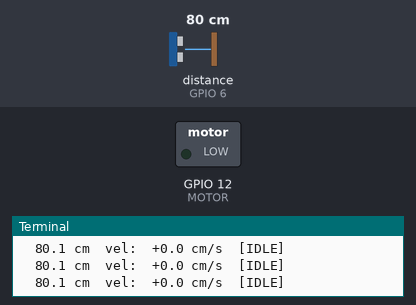
A program run on a simulated Raspberry Pi (BCM pin numbers). Parts: switched loads named in the program (green lamp = pin HIGH), the last lines printed to the terminal. The test bench sets the inputs (shaded band); at power-on: distance to the obstacle (sensor on GPIO 6) 80 cm. The echo pulse lasts 58.3 µs per cm; the clock reads 2024-03-15 10:24:30 at power-on unless the program sets it; pins used as bus, display or sensor lines are not drawn.

Above: at 3.2 s.
3.3 s: distance to the obstacle (sensor on GPIO 6) set to 37 cm
At 4.8 s:
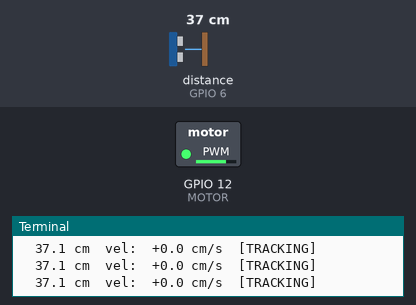
Timing chart, 0 to 9.9 s (numbered marks = the images above; inputs shaded):
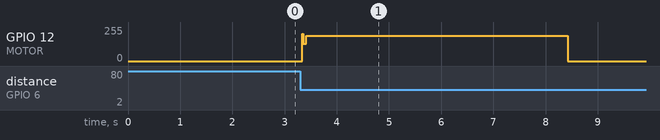

The program:

rear_safety.py
```python
"""
Rear Safety Loop — Smart approach detection for Raspberry Pi 4B
================================================================
Runs on the Pi belt unit. Monitors a rear-facing HC-SR04 ultrasonic sensor
and drives a vibration motor via PWM proportional to obstacle proximity.

Uses the same state-machine logic as the RP2040 forward safety modules
(safety_loop_rp2040.py) but adapted for RPi.GPIO and a vibration motor
instead of a buzzer.

State Machine:
  IDLE     — nothing in range (<100cm), motor off
  NOTICED  — object entered 100cm AND closing at >15cm/s
             → short vibration pulse to notify user
  TRACKING — object breached 70cm inner boundary
             → vibration intensity proportional to distance
             → static objects (still for 5s) silence the motor
             → movement resumes → motor reactivates

Vibration Intensity (TRACKING state):
  <20cm  = 100% duty (danger — stop!)
  <40cm  = 75% duty (close)
  <70cm  = 50% duty (warning)
  <100cm = 25% duty (far)
  >100cm = off

Hardware:
  Sensor:  HC-SR04 — TRIG=GPIO5, ECHO=GPIO6
  Motor:   Vibration motor via MOSFET — GPIO12 (PWM, 1kHz)

Run:  sudo python3 rear_safety.py
Deploy as service:
  sudo cp rear_safety.service /etc/systemd/system/
  sudo systemctl enable rear_safety
  sudo systemctl start rear_safety

Note: AI assistance (Claude) was used to help develop this script.
"""

import RPi.GPIO as GPIO
import time

GPIO.setmode(GPIO.BCM)
GPIO.setwarnings(False)

# --- Pins ---
TRIG = 5
ECHO = 6
MOTOR = 12  # PWM-capable pin for vibration motor

GPIO.setup(TRIG, GPIO.OUT)
GPIO.setup(ECHO, GPIO.IN)
GPIO.setup(MOTOR, GPIO.OUT)

GPIO.output(TRIG, False)
GPIO.output(MOTOR, False)

# PWM for vibration motor (1kHz carrier frequency)
motor_pwm = GPIO.PWM(MOTOR, 1000)
motor_pwm.start(0)

# --- Tunable parameters ---
NOTICE_DIST = 100       # cm — outer detection boundary
TRACK_DIST = 70         # cm — inner boundary, activates proportional vibration
APPROACH_RATE = -15.0   # cm/s — closing speed threshold to trigger NOTICED
HISTORY_SIZE = 10       # Rolling window for smoothing + velocity calculation
APPROACH_COUNT = 3      # Consecutive approaching readings needed before NOTICED
NO_READING_TIMEOUT = 0.5  # seconds — reset to IDLE if sensor goes silent
STATIC_TIMEOUT = 5.0    # seconds — if object holds still this long, go quiet
POLL_INTERVAL = 0.01    # seconds — sensor poll rate (~100Hz)

# Vibration intensity by zone (duty cycle percentage)
ZONE_DUTY = [
    (20,  100),   # DANGER: full vibration
    (40,  75),    # CLOSE: strong vibration
    (70,  50),    # WARNING: moderate vibration
    (100, 25),    # FAR: light vibration
]

# Notify pulse: 3 quick vibrations (duration in seconds)
NOTIFY_PATTERN = [0.08, 0.08, 0.08, 0.08, 0.08]  # on, off, on, off, on

# States
IDLE = 0
NOTICED = 1
TRACKING = 2
state_names = {IDLE: "IDLE", NOTICED: "NOTICED", TRACKING: "TRACKING"}

# --- Sensor ---
def get_distance():
    """Measure distance using HC-SR04. Returns cm or None on timeout."""
    GPIO.output(TRIG, True)
    time.sleep(0.00001)  # 10us trigger pulse
    GPIO.output(TRIG, False)

    # Wait for echo to go HIGH
    timeout = time.time() + 0.02
    while GPIO.input(ECHO) == 0:
        pulse_start = time.time()
        if time.time() > timeout:
            return None

    # Measure echo HIGH duration
    timeout = time.time() + 0.02
    while GPIO.input(ECHO) == 1:
        pulse_end = time.time()
        if time.time() > timeout:
            return None

    # Convert to cm: sound speed ~343m/s, round trip / 2
    distance = (pulse_end - pulse_start) * 17150
    return round(distance, 2)


# --- History + velocity ---
history = []  # [(distance_cm, timestamp_s), ...]

def update_history(dist):
    now = time.time()
    history.append((dist, now))
    if len(history) > HISTORY_SIZE:
        history.pop(0)

def avg_distance():
    if not history:
        return None
    return sum(d for d, _ in history) / len(history)

def approach_velocity():
    """cm/s from oldest to newest. Negative = closing."""
    if len(history) < 3:
        return 0.0
    d_old, t_old = history[0]
    d_new, t_new = history[-1]
    dt = t_new - t_old
    if dt < 0.01:
        return 0.0
    return (d_new - d_old) / dt


# --- Motor control ---
def set_motor(duty):
    """Set vibration motor duty cycle (0-100)."""
    motor_pwm.ChangeDutyCycle(duty)

def get_zone_duty(dist):
    """Return vibration duty cycle for distance. 0 = off."""
    if dist is None:
        return 0
    for max_dist, duty in ZONE_DUTY:
        if dist < max_dist:
            return duty
    return 0


# --- Main loop ---
print()
print("  Rear Safety Loop — vibration motor")
print(f"  Sensor: GPIO{TRIG}/{ECHO}")
print(f"  Motor:  GPIO{MOTOR} (PWM)")
print(f"  Zones: <20cm=100%, <40cm=75%, <70cm=50%, <100cm=25%")
print()

state = IDLE
approach_streak = 0
last_reading_time = time.time()
static_since = 0
is_static = False

# Notify state
notify_step = -1
notify_start = 0.0

# Let sensor settle
time.sleep(2)

try:
    print_throttle = 0

    while True:
        now = time.time()
        dist = get_distance()

        # Update history
        if dist is not None:
            last_reading_time = now
            update_history(dist)

        smooth = avg_distance()
        vel = approach_velocity()

        # No reading timeout → IDLE
        if now - last_reading_time > NO_READING_TIMEOUT:
            if state != IDLE:
                state = IDLE
                set_motor(0)
                history.clear()

        # --- State machine ---
        if state == IDLE:
            set_motor(0)
            if smooth is not None and smooth < NOTICE_DIST and vel < APPROACH_RATE:
                approach_streak += 1
            else:
                approach_streak = 0
            if approach_streak >= APPROACH_COUNT:
                state = NOTICED
                notify_step = 0
                notify_start = now
                approach_streak = 0

        elif state == NOTICED:
            # Run notify pulse pattern (non-blocking)
            notifying = False
            if notify_step >= 0:
                elapsed = now - notify_start
                total = 0
                for i, duration in enumerate(NOTIFY_PATTERN):
                    total += duration
                    if elapsed < total:
                        # Even indices = motor on, odd = off
                        set_motor(80 if i % 2 == 0 else 0)
                        notifying = True
                        break
                if not notifying:
                    set_motor(0)
                    notify_step = -1

            if smooth is None or smooth >= NOTICE_DIST:
                # Object left
                state = IDLE
                set_motor(0)
                notify_step = -1
                is_static = False
                static_since = 0
            elif smooth < TRACK_DIST:
                # Breached inner boundary
                state = TRACKING
                notify_step = -1
                static_since = 0
                is_static = False
            elif not notifying and vel >= APPROACH_RATE:
                # Stopped approaching after notify
                state = IDLE
                set_motor(0)

        elif state == TRACKING:
            if smooth is None or smooth >= NOTICE_DIST:
                # Object left
                state = IDLE
                set_motor(0)
                is_static = False
                static_since = 0
            else:
                # Check distance stability (same logic as RP2040 version)
                dist_range = 0
                if len(history) >= 2:
                    dists = [d for d, _ in history]
                    dist_range = max(dists) - min(dists)

                if dist_range < 10:  # <10cm spread = stable
                    if static_since == 0:
                        static_since = now
                    if now - static_since >= STATIC_TIMEOUT:
                        if not is_static:
                            is_static = True
                            set_motor(0)
                    elif not is_static:
                        set_motor(get_zone_duty(smooth))
                else:
                    # Object moving
                    static_since = 0
                    if is_static:
                        is_static = False
                    set_motor(get_zone_duty(smooth))

        # Print status (~10Hz)
        if now - print_throttle >= 0.1:
            print_throttle = now
            if dist is not None:
                s = state_names[state]
                if is_static:
                    s += "/STATIC"
                print(f"{dist:6.1f} cm  vel:{vel:+6.1f} cm/s  [{s}]")
            else:
                print(f"  --  cm  [{state_names[state]}]")

        time.sleep(POLL_INTERVAL)

except KeyboardInterrupt:
    print("\nStopping...")

finally:
    motor_pwm.stop()
    GPIO.output(MOTOR, False)
    GPIO.cleanup()
    print("Rear safety loop stopped.")
```

Measured:
- after the input at 3.3 s, GPIO 12 (MOTOR): 0/255 → 128/255 at once, → 191/255 0.08 s later, → 0/255 5.0 s later
